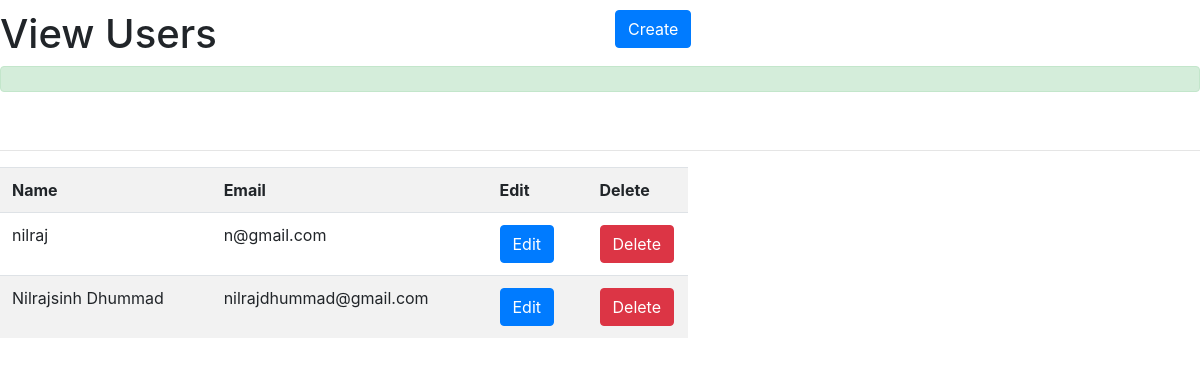
The page / on the database its author committed.
### home/models.py (models this page shows)
class Create(models.Model):
    name = models.CharField(max_length=122)
    email = models.CharField(max_length=122)
    class Meta:
        db_table="Create"

### home/views.py (the view)
# urls.py: path("",views.List,name='List'),
def List(request):
    obj = Create.objects.all()
    context = {
        'object': obj
    }
    return render(request,"List.html", context)

### templates/List.html (shortened to what this page needs)
<html>
<head>
<link rel="stylesheet" href="https://stackpath.bootstrapcdn.com/bootstrap/4.5.0/css/bootstrap.min.css">
</head>
<body>
<div class= "row" style="padding-top: 10px;">
<div class="col-6"><h1> View Users </h1></div>
<div class="col-6">
    <a href="/create" class="btn btn-primary">Create</a>
</div>
</div>
<div class="alert alert-success"></div>
<div class="alert alert-failure"></div>
<hr>
<div class="row">
    <div class="col-md-7">
        <table class="table table-striped">
        <tr>
            <th>Name</th>
            <th>Email</th>
            <th width="100">Edit</th>
            <th width="100">Delete</th>
        </tr>
        <tr>
            {% for obj in object %}
            <td>{{ obj.name }} </td>
            <td>{{ obj.email }}</td>
            <td>
                <a href="/edit/{{ obj.id }}" class= 'btn btn-primary'> Edit </a>
            </td>
            <td>
                <a href="/delete/{{ obj.id }}" class= 'btn btn-danger'> Delete </a>
            </td>
        </tr>
            {% endfor %}
        </table>
    </div>
</div>
</body>
</html>

### rows shown on the page
Create: name "nilraj", email "n@gmail.com"
Create: name "Nilrajsinh Dhummad", email "nilrajdhummad@gmail.com"
